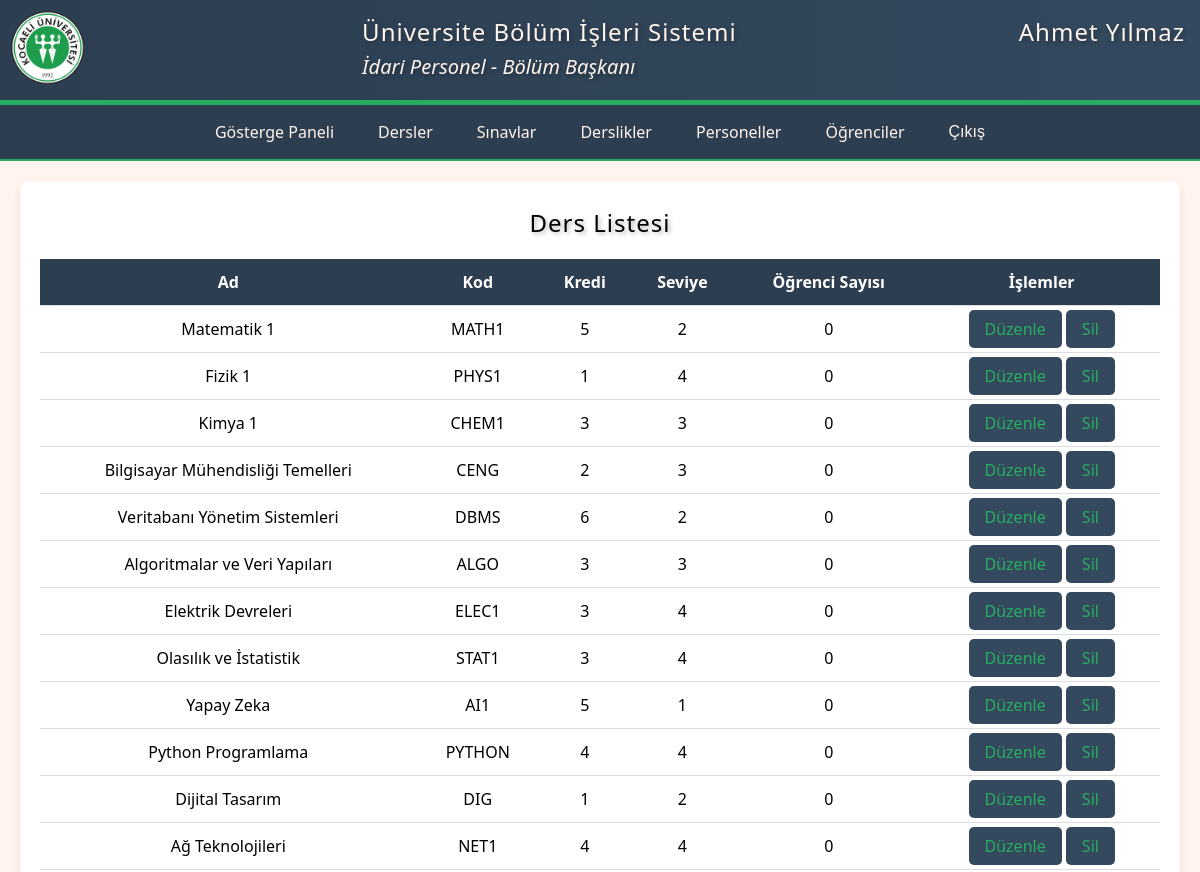
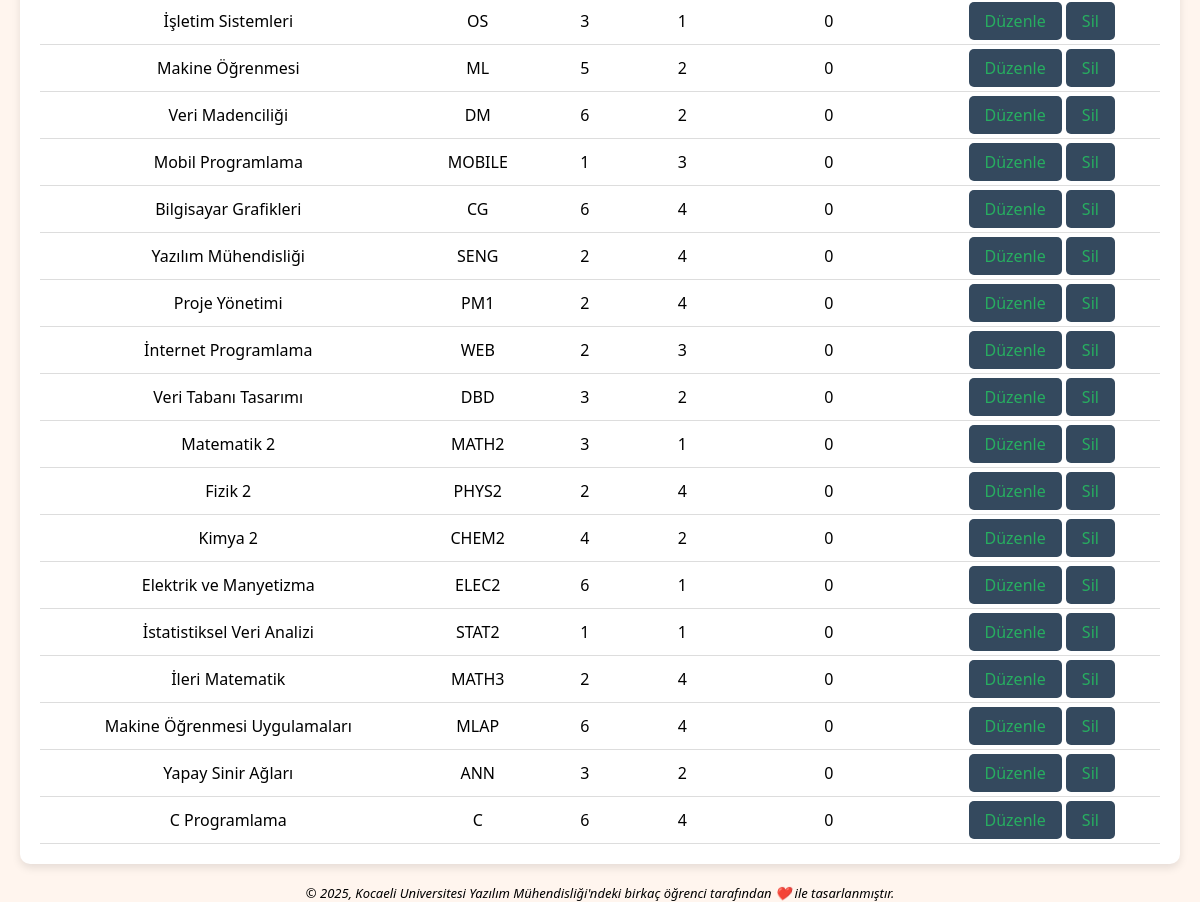
The app's page /lessons/ (signed in), older data (2 pictures, top to bottom).
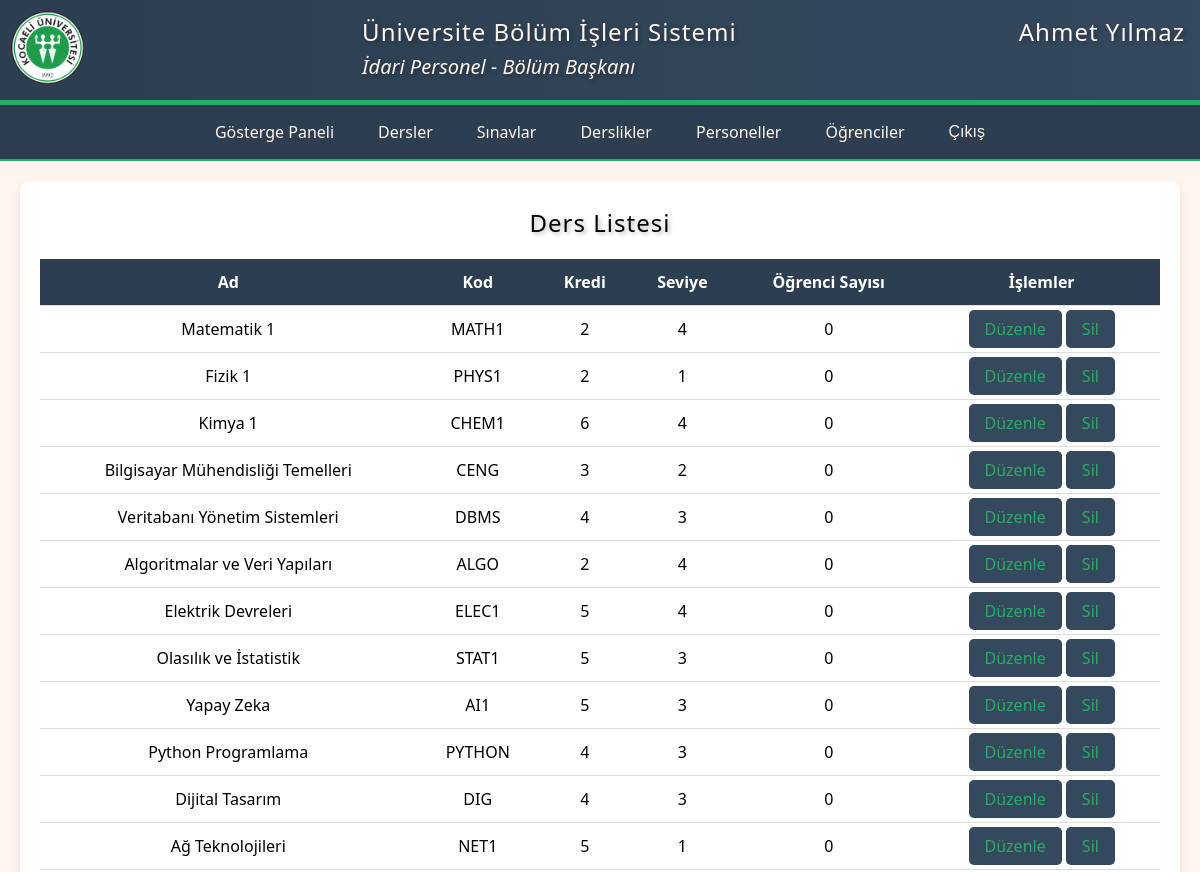
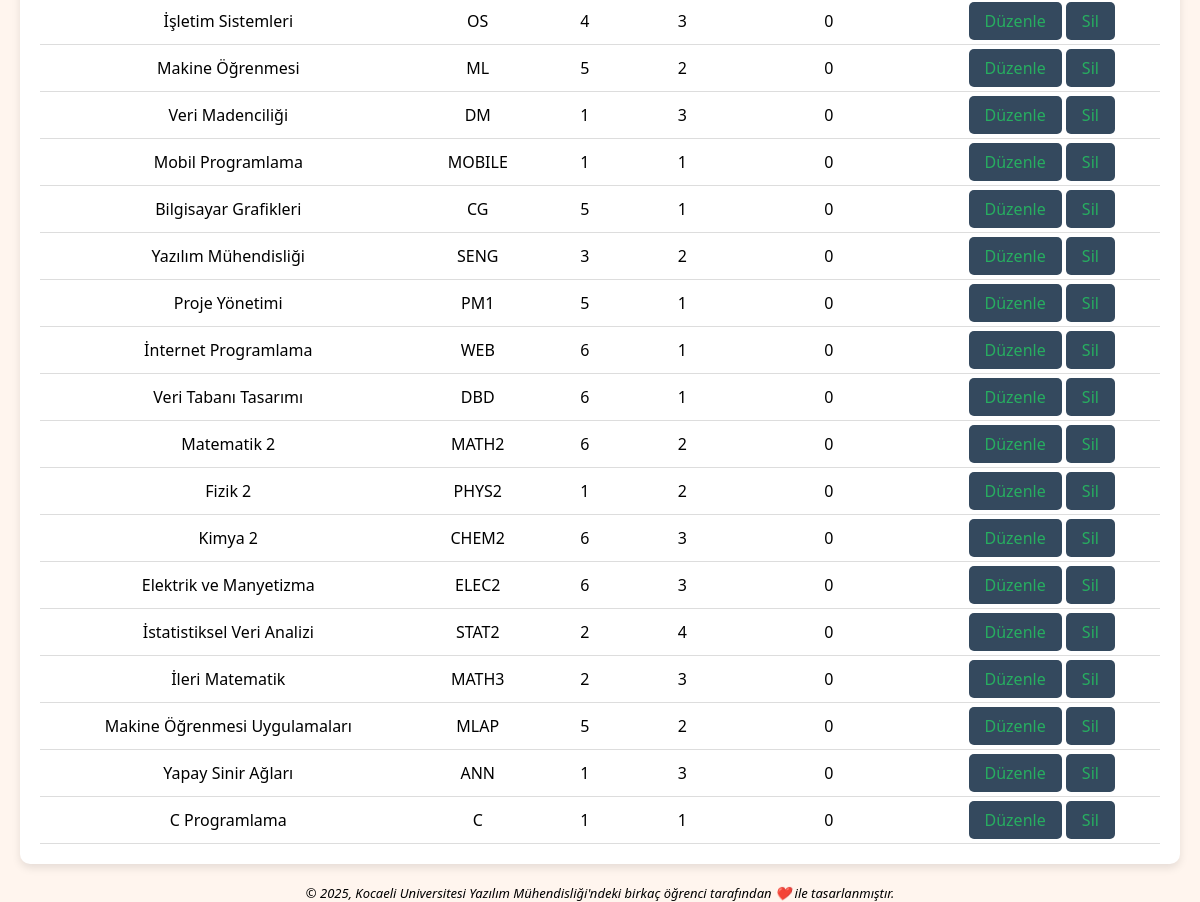
The same page, newer data (2 pictures, top to bottom).
### lessons/models.py (models this page shows, shortened)
class Course(models.Model):
    course_name = models.CharField(max_length=100, verbose_name='Ders Adı')
    course_code = models.CharField(max_length=20, unique=True, verbose_name='Ders Kodu')
    course_credit = models.PositiveIntegerField(verbose_name='Ders Kredisi')
    course_level = models.PositiveIntegerField(verbose_name='Ders Seviyesi')
    course_instructor = models.ForeignKey(
        CustomUser,
        on_delete=models.SET_NULL,
        null=True,
        blank=True,
        limit_choices_to={
            'role__title__in': ['Bölüm Başkanı', 'Öğretim Elemanı']
        },
        verbose_name='Öğretim Elemanı'
    )
    course_students = models.ManyToManyField(
        Student,
        through='CourseStudent',
        related_name='courses',
        blank=True,
        verbose_name='Öğrenciler'
    )
    class Meta:
        verbose_name = 'ders'
        verbose_name_plural = 'dersler'

### lessons/views.py (the view)
# urls.py: path('', CourseListView.as_view(), name='courses'),
class CourseListView(AuthorizationRequiredMixin, ListView):
    model = Course
    template_name = 'courses.html'
    context_object_name = 'courses'

### accounts/views.py (called while the page is built)
    def test_func(self):
        user = self.request.user
        return (
            user.is_authenticated and
            hasattr(user, 'role') and
            user.role and
            user.role.title in ['Bölüm Başkanı', 'Bölüm Sekreteri']
        )

### pages/templates/courses.html (shortened to what this page needs)
{% extends 'base.html' %}
{% load static %}
    {% block css %}<link rel="stylesheet" href="{% static 'css/list.css' %}" type="text/css">{% endblock %}
    {% block article %}
        <article>
            <div class="content">
                <h2>Ders Listesi</h2>
                <table>
                    <thead>
                        <tr>
                            <th>Ad</th>
                            <th>Kod</th>
                            <th>Kredi</th>
                            <th>Seviye</th>
                            <th>Öğrenci Sayısı</th>
                            <th>İşlemler</th>
                        </tr>
                    </thead>
                    <tbody>
                        {% for course in courses %}
                            <tr>
                                <td>{{ course.course_name }}</td>
                                <td>{{ course.course_code }}</td>
                                <td>{{ course.course_credit }}</td>
                                <td>{{ course.course_level }}</td>
                                <td>{{ course.course_students.count }}</td>
                                <td>
                                    <a href="{% url 'course_edit' course.pk %}">Düzenle</a>
                                    <a href="{% url 'course_delete' course.pk %}">Sil</a>
                                </td>
                            </tr>
                        {% endfor %}
                    </tbody>
                </table>
            </div>
        </article>
    {% endblock %}

Row changes from the older to the newer data that the page shows:
changed Course "Matematik 1": course_credit "5" → "2"; course_level "2" → "4"
changed Course "Fizik 1": course_credit "1" → "2"; course_level "4" → "1"
changed Course "Kimya 1": course_credit "3" → "6"; course_level "3" → "4"
changed Course "Bilgisayar Mühendisliği Temelleri": course_credit "2" → "3"; course_level "3" → "2"
changed Course "Veritabanı Yönetim Sistemleri": course_credit "6" → "4"; course_level "2" → "3"
changed Course "Algoritmalar ve Veri Yapıları": course_credit "3" → "2"; course_level "3" → "4"
changed Course "Elektrik Devreleri": course_credit "3" → "5"
changed Course "Olasılık ve İstatistik": course_credit "3" → "5"; course_level "4" → "3"
changed Course "Yapay Zeka": course_level "1" → "3"
changed Course "Python Programlama": course_level "4" → "3"
changed Course "Dijital Tasarım": course_credit "1" → "4"; course_level "2" → "3"
changed Course "Ağ Teknolojileri": course_credit "4" → "5"; course_level "4" → "1"
changed Course "İşletim Sistemleri": course_credit "3" → "4"; course_level "1" → "3"
changed Course "Veri Madenciliği": course_credit "6" → "1"; course_level "2" → "3"
changed Course "Mobil Programlama": course_level "3" → "1"
changed Course "Bilgisayar Grafikleri": course_credit "6" → "5"; course_level "4" → "1"
changed Course "Yazılım Mühendisliği": course_credit "2" → "3"; course_level "4" → "2"
changed Course "Proje Yönetimi": course_credit "2" → "5"; course_level "4" → "1"
changed Course "İnternet Programlama": course_credit "2" → "6"; course_level "3" → "1"
changed Course "Veri Tabanı Tasarımı": course_credit "3" → "6"; course_level "2" → "1"
changed Course "Matematik 2": course_credit "3" → "6"; course_level "1" → "2"
changed Course "Fizik 2": course_credit "2" → "1"; course_level "4" → "2"
changed Course "Kimya 2": course_credit "4" → "6"; course_level "2" → "3"
changed Course "Elektrik ve Manyetizma": course_level "1" → "3"
changed Course "İstatistiksel Veri Analizi": course_credit "1" → "2"; course_level "1" → "4"
changed Course "İleri Matematik": course_level "4" → "3"
changed Course "Makine Öğrenmesi Uygulamaları": course_credit "6" → "5"; course_level "4" → "2"
changed Course "Yapay Sinir Ağları": course_credit "3" → "1"; course_level "2" → "3"
changed Course "C Programlama": course_credit "6" → "1"; course_level "4" → "1"
